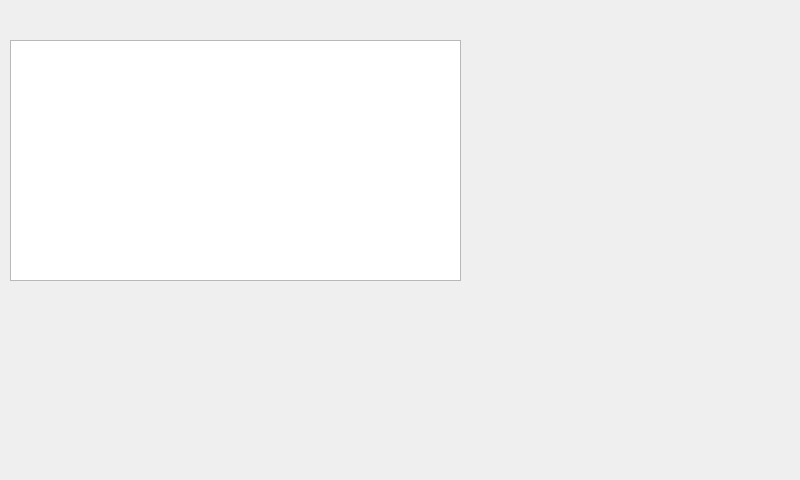
<?xml version="1.0" encoding="UTF-8"?>
<ui version="4.0">
 <class>MainWindow</class>
 <widget class="QMainWindow" name="MainWindow">
  <property name="geometry">
   <rect>
    <x>0</x>
    <y>0</y>
    <width>800</width>
    <height>480</height>
   </rect>
  </property>
  <property name="windowTitle">
   <string>MainWindow</string>
  </property>
  <widget class="QWidget" name="centralWidget">
   <widget class="QTextBrowser" name="textBrowser">
    <property name="geometry">
     <rect>
      <x>10</x>
      <y>40</y>
      <width>451</width>
      <height>241</height>
     </rect>
    </property>
   </widget>
  </widget>
 </widget>
 <layoutdefault spacing="6" margin="11"/>
 <resources/>
 <connections/>
</ui>
